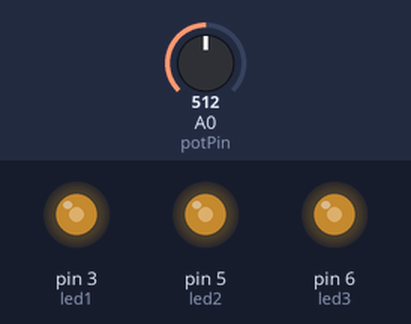
Simulated run of this sketch. Board: Arduino Uno, built with avr-gcc and run on an emulated ATmega328P. On the bench: output pins drawn as LEDs (lit = HIGH). The test bench sets the inputs (shaded band); at power-on: A0 (potPin) = 512.

Above: at 1.2 s.
1.3 s: A0 (potPin) set to 716
At 1.8 s:
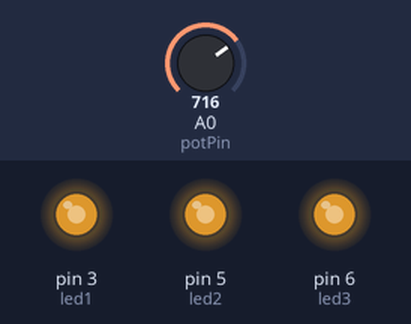
2.8 s: A0 (potPin) set to 900
At 4.0 s:
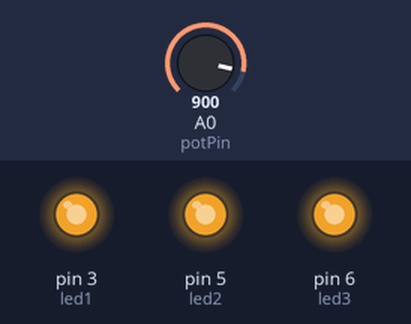
4.3 s: A0 (potPin) set to 122
At 5.5 s:
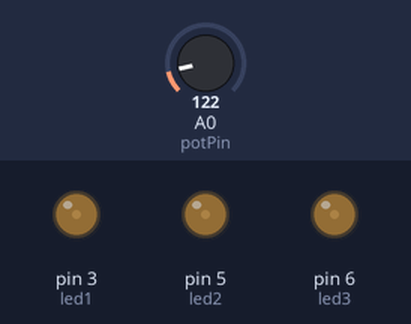
5.8 s: A0 (potPin) set to 0
At 6.5 s:
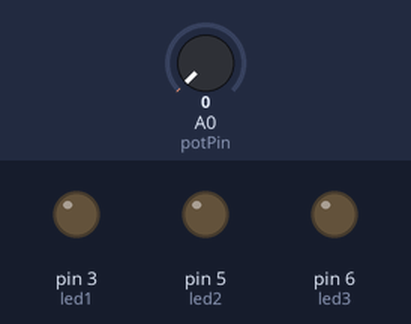
7.3 s: A0 (potPin) set to 511
At 7.6 s:
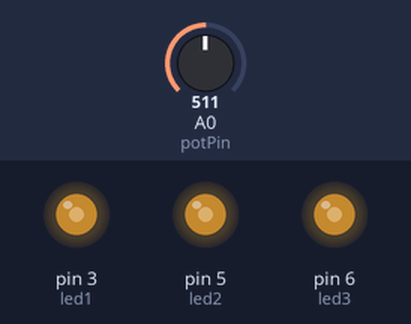
Timing chart, 0 to 9.8 s (numbered marks = the images above; inputs shaded):
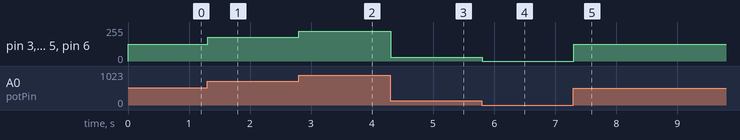

Measured:
- after the input at 1.3 s, pin 3 (led1), pin 5 (led2), pin 6 (led3): 127/255 → 178/255 at once
- after the input at 2.8 s, pin 3 (led1), pin 5 (led2), pin 6 (led3): 178/255 → 224/255 at once
- after the input at 4.3 s, pin 3 (led1), pin 5 (led2), pin 6 (led3): 224/255 → 30/255 at once
- after the input at 5.8 s, pin 3 (led1), pin 5 (led2), pin 6 (led3): 30/255 → 0/255 at once
- after the input at 7.3 s, pin 3 (led1), pin 5 (led2), pin 6 (led3): 0/255 → 127/255 at once

The sketch:

intensidadled.ino
```cpp
int led1 = 3;
int led2 = 5;
int led3 = 6;

int potPin = A0;
int potValue = 0;
int brightValue = 0;

void setup() {
  // put your setup code here, to run once:
  //=P
}

void loop() {
  // put your main code here, to run repeatedly:
  potValue =analogRead(potPin);
  brightValue = map(potValue, 0, 1023, 0, 255);
  analogWrite(led1, brightValue);
  analogWrite(led2, brightValue);
  analogWrite(led3, brightValue);
  delay(10);
}
```
